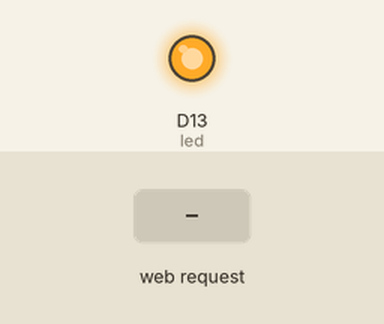
Recording of a sketch running on a simulated Arduino Nano RP2040 Connect. On the bench: output pins drawn as LEDs (lit = HIGH). The inputs (shaded band) are chosen by the test bench. What the sketch prints to the serial monitor is not drawn.

Above: at 0.1 s.
At 15.2 s:
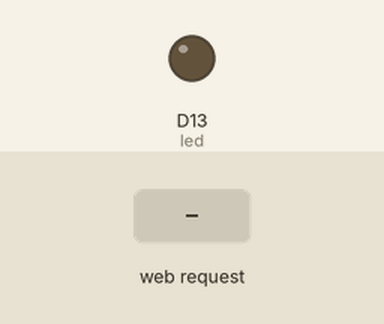
15.3 s: HTTP request GET /B1 received
Timing chart, 0 to 18.3 s (numbered marks = the images above; inputs shaded):
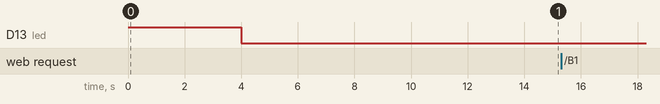

Measured:
- after the input at 15.3 s, every drawn part: stays the same

The sketch:

AP_SimpleWebServer.ino
```cpp
/*
  WiFi Web Server LED Blink

  A simple web server that lets you blink an LED via the web.
  This sketch will create a new access point (with no password).
  It will then launch a new server and print out the IP address
  to the Serial Monitor. From there, you can open that address in a web browser
  to turn on and off the LED on pin 13.

  If the IP address of your board is yourAddress:
    http://yourAddress/H turns the LED on
    http://yourAddress/L turns it off

  created 25 Nov 2012
  by Tom Igoe
  adapted to WiFi AP by Adafruit
 */

#include <SPI.h>
#include <WiFiNINA.h>
#include "arduino_secrets.h"
///////please enter your sensitive data in the Secret tab/arduino_secrets.h
char ssid[] = SECRET_SSID;        // your network SSID (name)
char pass[] = SECRET_PASS;    // your network password (use for WPA, or use as key for WEP)
int keyIndex = 0;                // your network key index number (needed only for WEP)

int led =  LED_BUILTIN;

// int tx =  1;
// int rx = 2;

int status = WL_IDLE_STATUS;
WiFiServer server(80);

void setup() {
  pinMode(led, OUTPUT);      // set the LED pin mode
  digitalWrite(led, HIGH);
  //Initialize serial and wait for port to open:
  // delay(5000);

  // delay(10000);
  Serial.begin(9600);
  Serial1.begin(9600);
  //Serial1.begin(9600);
  delay(4000);
  // while (!Serial ) {
  //   // Serial.end();
  //   // Serial.begin(9600);
  //   // delay(5000);
  //   ; // wait for serial port to connect. Needed for native USB port only
  // }
  digitalWrite(led, LOW);
  // //Serial1.println("Access Point Web Server");


  // pinMode(tx, OUTPUT);      // set the RX pin mode
  // pinMode(rx, INPUT);      // set the TX pin mode

  // check for the WiFi module:
  if (WiFi.status() == WL_NO_MODULE) {
    //Serial1.println("Communication with WiFi module failed!");
    // don't continue
    while (true);
  }

  String fv = WiFi.firmwareVersion();
  if (fv < WIFI_FIRMWARE_LATEST_VERSION) {
    //Serial1.println("Please upgrade the firmware");
  }

  // by default the local IP address will be 192.168.4.1
  // you can override it with the following:
  // WiFi.config(IPAddress(10, 0, 0, 1));

  // print the network name (SSID);
  //Serial1.print("Creating access point named: ");
  //Serial1.println(ssid);

  // Create open network. Change this line if you want to create an WEP network:
  status = WiFi.beginAP(ssid, pass);
  if (status != WL_AP_LISTENING) {
    //Serial1.println("Creating access point failed");
    // don't continue
    while (true);
  }

  // wait 10 seconds for connection:
  delay(10000);

  // start the web server on port 80
  server.begin();

  // you're connected now, so print out the status
  // printWiFiStatus();
}


void loop() {
  // compare the previous status to the current status
  // Serial1.print('A');
  // Serial.print('A');
  // Serial.print('\n');
  // delay(1000);
  // Serial1.print('B');
  // Serial.print('B');
  // delay(100);
  // while (Serial1.available() > 0) {
  //   int SW_val = Serial1.read();
  //   Serial.print(SW_val);
  // }
  // delay(1000);
  // Serial.print('\n');
  if (status != WiFi.status()) {
    // it has changed update the variable
    status = WiFi.status();

    if (status == WL_AP_CONNECTED) {
      // a device has connected to the AP
      //Serial1.println("Device connected to AP");
    } else {
      // a device has disconnected from the AP, and we are back in listening mode
      //Serial1.println("Device disconnected from AP");
    }
  }

  WiFiClient client = server.available();   // listen for incoming clients

  if (client) {                             // if you get a client,
    //Serial1.println("new client");           // print a message out the serial port
    String currentLine = "";                // make a String to hold incoming data from the client
    while (client.connected()) {            // loop while the client's connected
      delayMicroseconds(10);                // This is required for the Arduino Nano RP2040 Connect - otherwise it will loop so fast that SPI will never be served.
      if (client.available()) {             // if there's bytes to read from the client,
        char c = client.read();             // read a byte, then
        //Serial1.write(c);                    // print it out to the serial monitor
        if (c == '\n') {                    // if the byte is a newline character

          // if the current line is blank, you got two newline characters in a row.
          // that's the end of the client HTTP request, so send a response:
          if (currentLine.length() == 0) {
            // HTTP headers always start with a response code (e.g. HTTP/1.1 200 OK)
            // and a content-type so the client knows what's coming, then a blank line:
            client.println("HTTP/1.1 200 OK");
            client.println("Content-type:text/html");
            client.println();

            // the content of the HTTP response follows the header:
            // client.print("Click <a href=\"/H\">here</a> turn the LED on<br>");
            // client.print("Click <a href=\"/L\">here</a> turn the LED off<br>");

            client.print("Click <a href=\"/B1\">here</a> to search for bird sample stored in template slot 1.<br>");
            // client.println();
            client.print("Click <a href=\"/B2\">here</a> to search for bird sample stored in template slot 2.<br>");
            // client.println();
            client.print("Click <a href=\"/B3\">here</a> to search for bird sample stored in template slot 3.<br>");
            // client.println();
            client.print("Click <a href=\"/B4\">here</a> to search for bird sample stored in template slot 4.<br>");
            // client.println();

            // The HTTP response ends with another blank line:
            client.println();
            // break out of the while loop:
            break;
          }
          else {      // if you got a newline, then clear currentLine:
            currentLine = "";
          }
        }
        else if (c != '\r') {    // if you got anything else but a carriage return character,
          currentLine += c;      // add it to the end of the currentLine
        }

        // Check to see if the client request was "GET /H" or "GET /L":
        // if (currentLine.endsWith("GET /H")) {
        //   digitalWrite(led, HIGH);               // GET /H turns the LED on
        //   digitalWrite(tx, HIGH);               // GET /H turns the LED on
        // }
        // if (currentLine.endsWith("GET /L")) {
        //   digitalWrite(led, LOW);
        //   digitalWrite(tx, LOW);                // GET /L turns the LED off
        // }
        if (currentLine.endsWith("GET /B1")) {
          Serial.print('1');
          Serial.print('\n');
          Serial1.print('1');
          // Serial1.print('\n');
          // delay(1000);

        }
        else if (currentLine.endsWith("GET /B2")) {
          Serial.print('2');
          Serial.print('\n');
          Serial1.print('2');
          // Serial1.print('\n');
          // delay(1000);
        }
        else if (currentLine.endsWith("GET /B3")) {
          Serial.print('3');
          Serial.print('\n');
          Serial1.print('3');
          // Serial1.print('\n');
          // delay(1000);
        }
        else if (currentLine.endsWith("GET /B4")) {
          Serial.print('4');
          Serial.print('\n');
          Serial1.print('4');
          // Serial1.print('\n');
          // delay(1000);
        }

      }
    }
    // close the connection:
    client.stop();
    //Serial1.println("client disconnected");
    // printf("%c", digitalRead(tx));
  }
}

void printWiFiStatus() {
  // print the SSID of the network you're attached to:
  Serial.print("SSID: ");
  Serial.println(WiFi.SSID());

  // print your WiFi shield's IP address:
  IPAddress ip = WiFi.localIP();
  Serial.print("IP Address: ");
  Serial.println(ip);

  // print where to go in a browser:
  Serial.print("To see this page in action, open a browser to http://");
  Serial.println(ip);

}
```

arduino_secrets.h
```cpp
// Both SSID and password must be 8 characters or longer
#define SECRET_SSID "lincoln_test_server"
#define SECRET_PASS "my_server_test"
```
